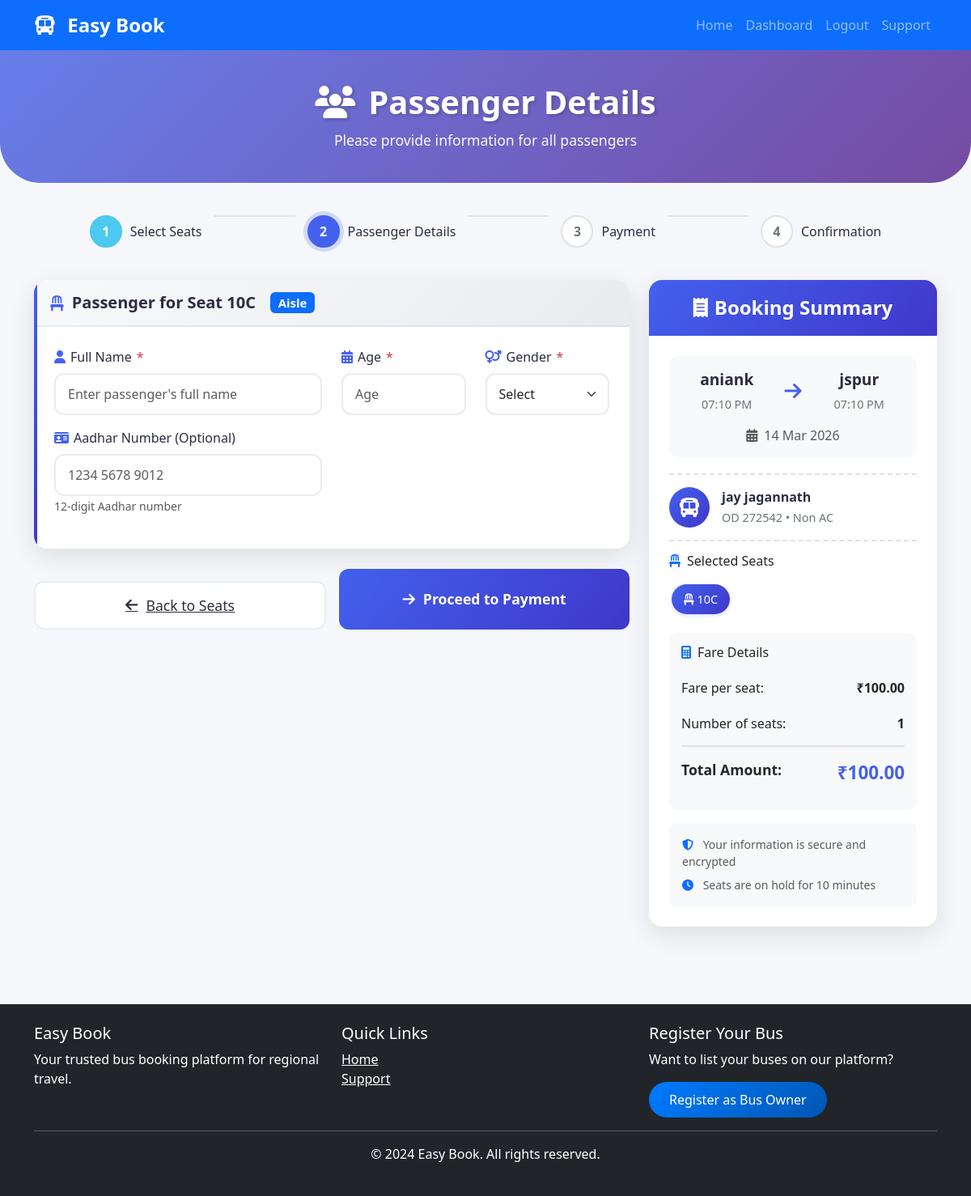
The page /bookings/passenger/6/39/ (signed in) on the database its author committed.
### easybook/apps/bus_owners/models.py (models this page shows, shortened)
class Seat(models.Model):
    SEAT_TYPES = (
        ('window', 'Window'),
        ('aisle', 'Aisle'),
        ('middle', 'Middle'),
        ('sleeper_lower', 'Sleeper Lower'),
        ('sleeper_upper', 'Sleeper Upper'),
    )
    bus = models.ForeignKey(Bus, on_delete=models.CASCADE, related_name='seats')
    seat_number = models.CharField(max_length=10)
    seat_type = models.CharField(max_length=20, choices=SEAT_TYPES, default='window')
    seat_row = models.IntegerField()
    seat_column = models.IntegerField()
    is_active = models.BooleanField(default=True)
    class Meta:
        unique_together = ['bus', 'seat_number']
        ordering = ['seat_row', 'seat_column']

class Route(models.Model):
    bus = models.ForeignKey(Bus, on_delete=models.CASCADE, related_name='routes')
    source = models.CharField(max_length=100)
    destination = models.CharField(max_length=100)
    departure_time = models.DateTimeField()
    arrival_time = models.DateTimeField()
    duration = models.CharField(max_length=50, help_text="e.g., 5 hours 30 mins", blank=True)
    fare = models.DecimalField(max_digits=10, decimal_places=2)
    available_seats = models.IntegerField()
    operating_days = models.CharField(max_length=100, help_text="Mon,Tue,Wed,Thu,Fri,Sat,Sun", default="All Days")

class Bus(models.Model):
    BUS_TYPES = (
        ('ac', 'AC'),
        ('non_ac', 'Non AC'),
        ('sleeper', 'Sleeper'),
        ('seater', 'Seater'),
        ('ac_sleeper', 'AC Sleeper'),
        ('luxury', 'Luxury'),
    )
    BUS_LAYOUTS = (
        ('2x2', '2 x 2 (4 seats per row)'),
        ('2x1', '2 x 1 (3 seats per row)'),
        ('1x2', '1 x 2 (3 seats per row)'),
        ('sleeper_2x1', 'Sleeper 2 x 1'),
        ('sleeper_1x1', 'Sleeper 1 x 1'),
    )
    owner = models.ForeignKey(User, on_delete=models.CASCADE, limit_choices_to={'user_type': 'bus_owner'}, related_name='buses')
    bus_name = models.CharField(max_length=100)
    bus_type = models.CharField(max_length=20, choices=BUS_TYPES)
    bus_number = models.CharField(max_length=20, unique=True)
    total_seats = models.IntegerField()
    seat_layout = models.CharField(max_length=20, choices=BUS_LAYOUTS, default='2x2')
    amenities = models.TextField(help_text="AC, WiFi, Charging point, etc.", blank=True)
    bus_image = models.ImageField(upload_to='bus_images/', null=True, blank=True)
    is_active = models.BooleanField(default=True)
    created_at = models.DateTimeField(auto_now_add=True)
    updated_at = models.DateTimeField(auto_now=True)

### easybook/apps/bookings/views.py (the view, shortened to what this page needs)
# urls.py: path('passenger/<int:route_id>/<str:seats>/', views.passenger_details, name='passenger_details'),
@login_required
def passenger_details(request, route_id, seats):
    route = get_object_or_404(Route, id=route_id)
    print(f"DEBUG - Raw seats from URL: {seats}")
    if seats:
        selected_seats = list(set(seats.split(',')))  # Use set to remove duplicates
    else:
        selected_seats = []
    print(f"DEBUG - Selected seats after processing: {selected_seats}")
    seat_count = len(selected_seats)
    fare = float(route.fare)
    total_amount = seat_count * fare
    print(f"DEBUG - Seat count: {seat_count}")
    print(f"DEBUG - Total amount: {total_amount}")
    if seat_count == 0:
        messages.error(request, 'Please select seats first.')
        return redirect('bus_details', route_id=route_id)
    seats_objects = Seat.objects.filter(id__in=selected_seats)
    context = {
        'route': route,
        'seats': seats_objects,
        'seat_count': seat_count,
        'total_amount': total_amount,
        'fare_per_seat': fare
    }
    return render(request, 'customer/passenger_details.html', context)

### templates/customer/passenger_details.html (shortened to what this page needs)
{% extends 'base.html' %}
{% load static %}
{% block content %}
<div class="page-header">
    <div class="container">
        <h1><i class="fas fa-users me-3"></i>Passenger Details</h1>
        <p>Please provide information for all passengers</p>
    </div>
</div>
<div class="container mb-5">
    <div class="progress-steps">
        <div class="step completed">
            <div class="step-circle">1</div>
            <span class="step-label">Select Seats</span>
        </div>
        <div class="step-line"></div>
        <div class="step active">
            <div class="step-circle">2</div>
            <span class="step-label">Passenger Details</span>
        </div>
        <div class="step-line"></div>
        <div class="step">
            <div class="step-circle">3</div>
            <span class="step-label">Payment</span>
        </div>
        <div class="step-line"></div>
        <div class="step">
            <div class="step-circle">4</div>
            <span class="step-label">Confirmation</span>
        </div>
    </div>
    <div class="row">
        <div class="col-lg-8">
            <form method="POST" id="passengerForm">
                {% for seat in seats %}
                <div class="passenger-card">
                    <div class="passenger-header">
                        <h5>
                            <i class="fas fa-chair"></i>
                            Passenger for Seat {{ seat.seat_number }}
                            <span class="badge bg-primary ms-2">{{ seat.get_seat_type_display }}</span>
                        </h5>
                    </div>
                    <div class="passenger-body">
                        <div class="row">
                            <div class="col-md-6 mb-3">
                                <label class="form-label">
                                    <i class="fas fa-user"></i> Full Name <span class="text-danger">*</span>
                                </label>
                                <input type="text" class="form-control" name="passenger_name[]"
                                       placeholder="Enter passenger's full name" required>
                            </div>
                            <div class="col-md-3 mb-3">
                                <label class="form-label">
                                    <i class="fas fa-calendar-alt"></i> Age <span class="text-danger">*</span>
                                </label>
                                <input type="number" class="form-control" name="passenger_age[]"
                                       min="1" max="120" placeholder="Age" required>
                            </div>
                            <div class="col-md-3 mb-3">
                                <label class="form-label">
                                    <i class="fas fa-venus-mars"></i> Gender <span class="text-danger">*</span>
                                </label>
                                <select class="form-select" name="passenger_gender[]" required>
                                    <option value="">Select</option>
                                </select>
                            </div>
                        </div>
                        <div class="row">
                            <div class="col-md-6 mb-3">
                                <label class="form-label">
                                    <i class="fas fa-id-card"></i> Aadhar Number (Optional)
                                </label>
                                <input type="text" class="form-control" name="passenger_adhar[]"
                                       placeholder="1234 5678 9012" maxlength="12"
                                       oninput="this.value = this.value.replace(/[^0-9]/g, '')">
                                <small class="text-muted">12-digit Aadhar number</small>
                            </div>
                        </div>
                    </div>
                </div>
                {% endfor %}
                <div class="d-flex gap-3 mt-4">
                    <a href="{% url 'bus_details' route.id %}" class="btn-back">
                        <i class="fas fa-arrow-left"></i> Back to Seats
                    </a>
                    <button type="submit" class="btn-proceed">
                        <i class="fas fa-arrow-right"></i> Proceed to Payment
                    </button>
                </div>
            </form>
        </div>
        <div class="col-lg-4">
            <div class="summary-card">
                <div class="summary-header">
                    <h4><i class="fas fa-receipt me-2"></i>Booking Summary</h4>
                </div>
                <div class="summary-body">
                    <div class="journey-card">
                        <div class="route-points">
                            <div class="point">
                                <div class="city">{{ route.source }}</div>
                                <div class="time">{{ route.departure_time|date:"h:i A" }}</div>
                            </div>
                            <div class="arrow">
                                <i class="fas fa-arrow-right"></i>
                            </div>
                            <div class="point">
                                <div class="city">{{ route.destination }}</div>
                                <div class="time">{{ route.arrival_time|date:"h:i A" }}</div>
                            </div>
                        </div>
                        <div class="text-center text-muted">
                            <i class="fas fa-calendar-alt me-2"></i>{{ route.departure_time|date:"d M Y" }}
                        </div>
                    </div>
                    <div class="bus-info">
                        <div class="bus-icon">
                            <i class="fas fa-bus"></i>
                        </div>
                        <div class="bus-details">
                            <div class="bus-name">{{ route.bus.bus_name }}</div>
                            <div class="bus-number">{{ route.bus.bus_number }} • {{ route.bus.get_bus_type_display }}</div>
                        </div>
                    </div>
                    <div class="selected-seats">
                        <h6 class="mb-3"><i class="fas fa-chair me-2 text-primary"></i>Selected Seats</h6>
                        <div>
                            {% for seat in seats %}
                                <span class="seat-badge">
                                    <i class="fas fa-chair me-1"></i>{{ seat.seat_number }}
                                </span>
                            {% endfor %}
                        </div>
                    </div>
                    <div class="fare-breakdown">
                        <h6 class="mb-3"><i class="fas fa-calculator me-2 text-primary"></i>Fare Details</h6>
                        <div class="fare-item">
                            <span>Fare per seat:</span>
                            <span class="fw-bold">₹{{ fare_per_seat|floatformat:2 }}</span>
                        </div>
                        <div class="fare-item">
                            <span>Number of seats:</span>
                            <span class="fw-bold">{{ seat_count }}</span>
                        </div>
                        <div class="fare-item total">
                            <span>Total Amount:</span>
                            <span class="total-amount">₹{{ total_amount|floatformat:2 }}</span>
                        </div>
                    </div>
                    <div class="mt-3 p-3 bg-light rounded-3">
                        <small class="text-muted d-block">
                            <i class="fas fa-shield-alt me-2 text-primary"></i>
                            Your information is secure and encrypted
                        </small>
                        <small class="text-muted d-block mt-2">
                            <i class="fas fa-clock me-2 text-primary"></i>
                            Seats are on hold for 10 minutes
                        </small>
                    </div>
                </div>
            </div>
        </div>
    </div>
</div>
{% endblock %}

### static/css/style.css (style rules this page uses)
:root { --primary-color: #007bff; --secondary-color: #6c757d; }
body { font-family: 'Segoe UI', Tahoma, Geneva, Verdana, sans-serif; min-height: 100vh; display: flex; flex-direction: column; }

### rows shown on the page
Seat: seat_number "10C", seat_type "Aisle"
Route: source "aniank", departure_time "07:10 PM", destination "jspur", arrival_time "07:10 PM", departure_time "14 Mar 2026", bus.bus_name "jay jagannath", bus.bus_number "OD 272542", bus.bus_type "Non AC"

### other values the page prints
{{ fare_per_seat|floatformat:2 }} "100.00"
{{ seat_count }} "1"
{{ total_amount|floatformat:2 }} "100.00"
